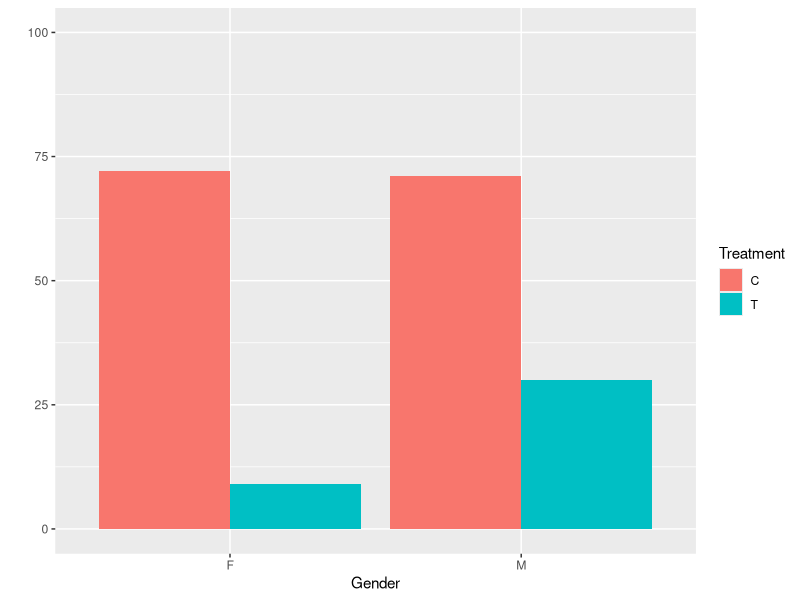
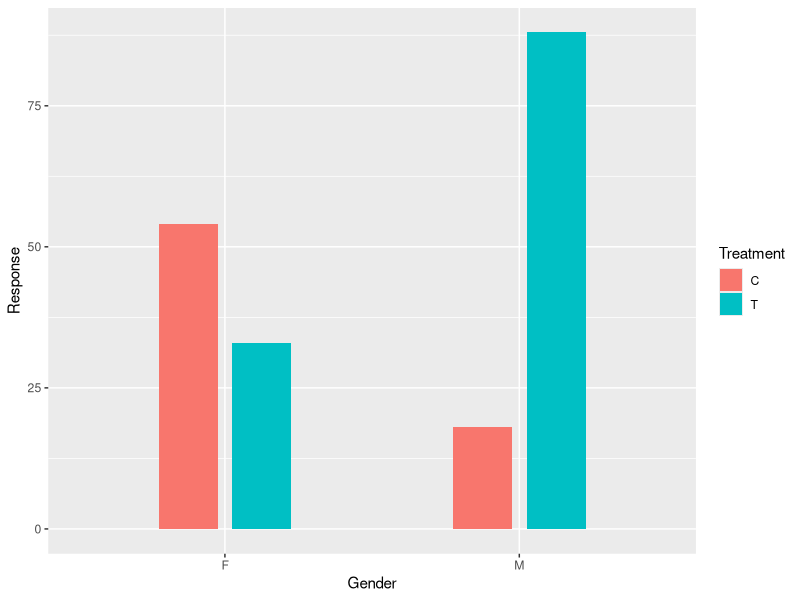
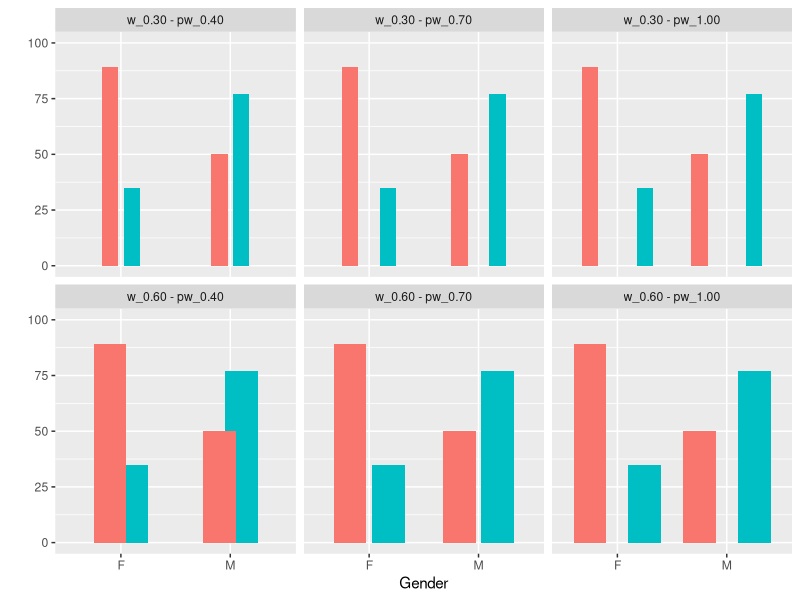
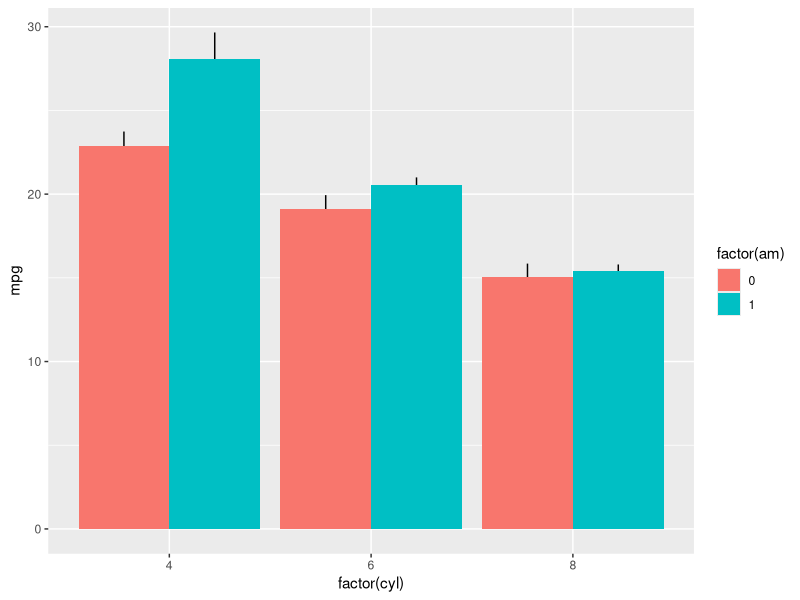
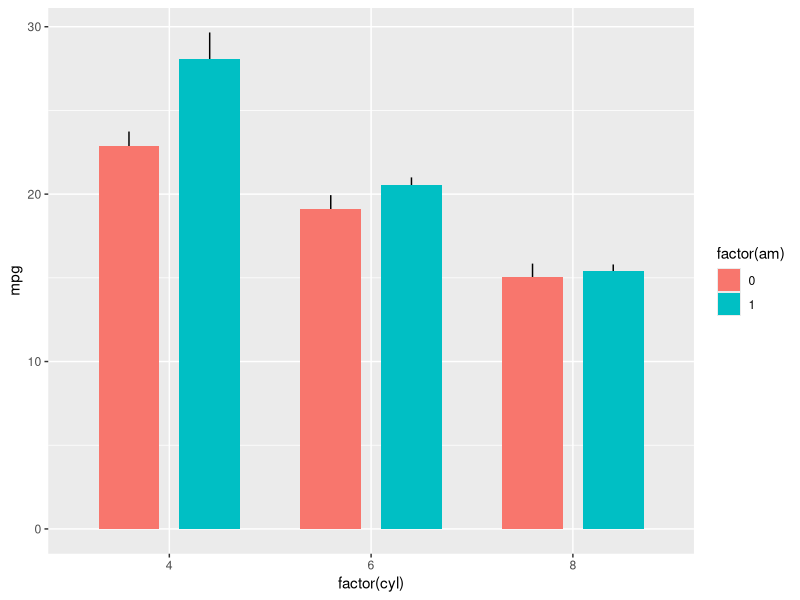

Write R code to recreate these figures, in order.
## ---- chunk 1
library(ggplot2)

Treatment <- rep(c('T','C'),each=2)
Gender <- rep(c('M','F'),2)
Response <- sample(1:100,4)
df <- data.frame(Treatment, Gender, Response)

hist <- ggplot(df, aes(x=Gender, y=Response, fill=Treatment))
hist + geom_bar(position = "dodge", stat = "identity") + scale_y_continuous(limits = c(0, 
    100), name = "") 
## ---- chunk 2
library(ggplot2)

Treatment <- rep(c('T','C'),each=2)
Gender <- rep(c('M','F'),2)
Response <- sample(1:100,4)
df <- data.frame(Treatment, Gender, Response)

hist <- ggplot(df, aes(x=Gender, y=Response, fill=Treatment))
hist + geom_bar(width = 0.4, position = position_dodge(width = 0.5), stat = "identity")

## ---- chunk 3
library(ggplot2)

Treatment <- rep(c('T','C'),each=2)
Gender <- rep(c('M','F'),2)
Response <- sample(1:100,4)
df <- data.frame(Treatment, Gender, Response)

plot <- ggplot(df, aes(x=Gender, y=Response, fill=Treatment)) + 
  scale_y_continuous(limits = c(0, 100), name = "") +
  theme(legend.position = "none") +
  facet_wrap(~p) +
  mapply(function(w, pw)
    geom_bar(data = transform(df, p=sprintf("w_%.02f - pw_%.02f", w, pw)), stat = "identity", width= w, position = position_dodge(width = pw)),
    w = c(0.6,0.6,0.6,0.3,0.3,0.3), pw = c(0.4,0.7,1.0,0.4,0.7,1.0))

plot

## ---- chunk 4
ggplot(mtcars, aes(factor(cyl), mpg, fill = factor(am))) + 
  stat_summary(fun.data = mean_se, position = position_dodge(width = 0.9), geom = "linerange") +
  stat_summary(fun.y = mean, geom = "bar", position = position_dodge(width = 0.9))
## ---- chunk 5
ggplot(mtcars, aes(factor(cyl), mpg, fill = factor(am))) + 
  stat_summary(fun.data = mean_se, position = position_dodge(width = 0.8), geom = "linerange") +
  layer(geom = "bar", params = list(width = 0.6, fun.data = mean_se), stat = "summary", 
        position = position_dodge(width = 0.8))
